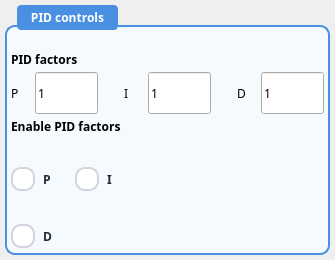
             <widget class="QWidget" name="PIDControls">
              <layout class="QVBoxLayout" name="verticalLayout_guiSim_2">
               <property name="spacing">
                <number>8</number>
               </property>
               <property name="leftMargin">
                <number>5</number>
               </property>
               <property name="topMargin">
                <number>5</number>
               </property>
               <property name="rightMargin">
                <number>5</number>
               </property>
               <property name="bottomMargin">
                <number>5</number>
               </property>
               <item>
                <widget class="QGroupBox" name="groupBox_plcPidTankValveControl">
                 <property name="sizePolicy">
                  <sizepolicy hsizetype="Fixed" vsizetype="Expanding">
                   <horstretch>0</horstretch>
                   <verstretch>0</verstretch>
                  </sizepolicy>
                 </property>
                 <property name="minimumSize">
                  <size>
                   <width>325</width>
                   <height>250</height>
                  </size>
                 </property>
                 <property name="maximumSize">
                  <size>
                   <width>325</width>
                   <height>250</height>
                  </size>
                 </property>
                 <property name="palette">
                  <palette>
                   <active>
                    <colorrole role="WindowText">
                     <brush brushstyle="SolidPattern">
                      <color alpha="255">
                       <red>30</red>
                       <green>41</green>
                       <blue>59</blue>
                      </color>
                     </brush>
                    </colorrole>
                    <colorrole role="Button">
                     <brush brushstyle="SolidPattern">
                      <color alpha="255">
                       <red>245</red>
                       <green>250</green>
                       <blue>255</blue>
                      </color>
                     </brush>
                    </colorrole>
                    <colorrole role="Text">
                     <brush brushstyle="SolidPattern">
                      <color alpha="255">
                       <red>30</red>
                       <green>41</green>
                       <blue>59</blue>
                      </color>
                     </brush>
                    </colorrole>
                    <colorrole role="ButtonText">
                     <brush brushstyle="SolidPattern">
                      <color alpha="255">
                       <red>30</red>
                       <green>41</green>
                       <blue>59</blue>
                      </color>
                     </brush>
                    </colorrole>
                    <colorrole role="Base">
                     <brush brushstyle="SolidPattern">
                      <color alpha="255">
                       <red>245</red>
                       <green>250</green>
                       <blue>255</blue>
                      </color>
                     </brush>
                    </colorrole>
                    <colorrole role="Window">
                     <brush brushstyle="SolidPattern">
                      <color alpha="255">
                       <red>245</red>
                       <green>250</green>
                       <blue>255</blue>
                      </color>
                     </brush>
                    </colorrole>
                   </active>
                   <inactive>
                    <colorrole role="WindowText">
                     <brush brushstyle="SolidPattern">
                      <color alpha="255">
                       <red>30</red>
                       <green>41</green>
                       <blue>59</blue>
                      </color>
                     </brush>
                    </colorrole>
                    <colorrole role="Button">
                     <brush brushstyle="SolidPattern">
                      <color alpha="255">
                       <red>245</red>
                       <green>250</green>
                       <blue>255</blue>
                      </color>
                     </brush>
                    </colorrole>
                    <colorrole role="Text">
                     <brush brushstyle="SolidPattern">
                      <color alpha="255">
                       <red>30</red>
                       <green>41</green>
                       <blue>59</blue>
                      </color>
                     </brush>
                    </colorrole>
                    <colorrole role="ButtonText">
                     <brush brushstyle="SolidPattern">
                      <color alpha="255">
                       <red>30</red>
                       <green>41</green>
                       <blue>59</blue>
                      </color>
                     </brush>
                    </colorrole>
                    <colorrole role="Base">
                     <brush brushstyle="SolidPattern">
                      <color alpha="255">
                       <red>245</red>
                       <green>250</green>
                       <blue>255</blue>
                      </color>
                     </brush>
                    </colorrole>
                    <colorrole role="Window">
                     <brush brushstyle="SolidPattern">
                      <color alpha="255">
                       <red>245</red>
                       <green>250</green>
                       <blue>255</blue>
                      </color>
                     </brush>
                    </colorrole>
                   </inactive>
                   <disabled>
                    <colorrole role="WindowText">
                     <brush brushstyle="SolidPattern">
                      <color alpha="255">
                       <red>30</red>
                       <green>41</green>
                       <blue>59</blue>
                      </color>
                     </brush>
                    </colorrole>
                    <colorrole role="Button">
                     <brush brushstyle="SolidPattern">
                      <color alpha="255">
                       <red>245</red>
                       <green>250</green>
                       <blue>255</blue>
                      </color>
                     </brush>
                    </colorrole>
                    <colorrole role="Text">
                     <brush brushstyle="SolidPattern">
                      <color alpha="255">
                       <red>30</red>
                       <green>41</green>
                       <blue>59</blue>
                      </color>
                     </brush>
                    </colorrole>
                    <colorrole role="ButtonText">
                     <brush brushstyle="SolidPattern">
                      <color alpha="255">
                       <red>30</red>
                       <green>41</green>
                       <blue>59</blue>
                      </color>
                     </brush>
                    </colorrole>
                    <colorrole role="Base">
                     <brush brushstyle="SolidPattern">
                      <color alpha="255">
                       <red>245</red>
                       <green>250</green>
                       <blue>255</blue>
                      </color>
                     </brush>
                    </colorrole>
                    <colorrole role="Window">
                     <brush brushstyle="SolidPattern">
                      <color alpha="255">
                       <red>245</red>
                       <green>250</green>
                       <blue>255</blue>
                      </color>
                     </brush>
                    </colorrole>
                   </disabled>
                  </palette>
                 </property>
                 <property name="font">
                  <font>
                   <family>Segoe UI,Arial,sans-serif</family>
                   <weight>62</weight>
                   <bold>true</bold>
                  </font>
                 </property>
                 <property name="styleSheet">
                  <string notr="true">QGroupBox {
  border: 1.5px solid #4a90e2;
  border-radius: 10px;
  margin-top: 20px;
  padding-top: 24px;
  background-color: #f5faff;
  font-weight: 500;
}

QGroupBox::title {
  subcontrol-origin: margin;
  subcontrol-position: top left;
  left: 12px;
  padding: 4px 12px;
  background-color: #4a90e2;
  color: #ffffff;
  border-radius: 4px;
  font-weight: 600;
  font-size 9pt;
}

/* Radio Button Container */
QRadioButton {
    spacing: 8px;
    color: #1f2937;
    font-weight: 500;
}

/* Radio Button Indicator (Circle) */
QRadioButton::indicator {
    width: 20px;
    height: 20px;
    border-radius: 10px;
    border: 2px solid #d1d5db;
    background-color: white;
}

/* Hover State */
QRadioButton::indicator:hover {
    border: 2px solid #3b82f6;
    background-color: qlineargradient(spread:pad, x1:0, y1:0, x2:0, y2:1,
        stop:0 rgba(255, 255, 255, 255),
        stop:1 rgba(239, 246, 255, 255));
}

/* Checked State */
QRadioButton::indicator:checked {
    border: 2px solid #3b82f6;
    background-color: qlineargradient(spread:pad, x1:0, y1:0, x2:0, y2:1,
        stop:0 rgba(96, 165, 250, 255),
        stop:0.5 rgba(59, 130, 246, 255),
        stop:1 rgba(37, 99, 235, 255));
}

/* Checked Hover State */
QRadioButton::indicator:checked:hover {
    border: 2px solid #2563eb;
    background-color: qlineargradient(spread:pad, x1:0, y1:0, x2:0, y2:1,
        stop:0 rgba(147, 197, 253, 255),
        stop:0.5 rgba(96, 165, 250, 255),
        stop:1 rgba(59, 130, 246, 255));
}

/* Pressed State */
QRadioButton::indicator:pressed {
    border: 2px solid #1d4ed8;
    background-color: qlineargradient(spread:pad, x1:0, y1:0, x2:0, y2:1,
        stop:0 rgba(29, 78, 216, 255),
        stop:0.5 rgba(30, 64, 175, 255),
        stop:1 rgba(23, 37, 84, 255));
}

/* Disabled State */
QRadioButton::indicator:disabled {
    border: 2px solid #e5e7eb;
    background-color: #f3f4f6;
}

QRadioButton:disabled {
    color: #9ca3af;
}</string>
                 </property>
                 <property name="title">
                  <string>PID controls</string>
                 </property>
                 <layout class="QVBoxLayout" name="verticalLayout_14">
                  <property name="spacing">
                   <number>4</number>
                  </property>
                  <property name="leftMargin">
                   <number>4</number>
                  </property>
                  <property name="topMargin">
                   <number>0</number>
                  </property>
                  <property name="rightMargin">
                   <number>4</number>
                  </property>
                  <property name="bottomMargin">
                   <number>4</number>
                  </property>
                  <item>
                   <layout class="QVBoxLayout" name="verticalLayout_8">
                    <item>
                     <widget class="QLabel" name="label_14">
                      <property name="minimumSize">
                       <size>
                        <width>30</width>
                        <height>0</height>
                       </size>
                      </property>
                      <property name="font">
                       <font>
                        <family>Segoe UI,Arial,sans-serif</family>
                        <weight>75</weight>
                        <bold>true</bold>
                       </font>
                      </property>
                      <property name="text">
                       <string>PID factors</string>
                      </property>
                     </widget>
                    </item>
                    <item>
                     <layout class="QHBoxLayout" name="horizontalLayout_12">
                      <item>
                       <widget class="QLabel" name="label_16">
                        <property name="minimumSize">
                         <size>
                          <width>20</width>
                          <height>0</height>
                         </size>
                        </property>
                        <property name="font">
                         <font>
                          <family>Segoe UI,Arial,sans-serif</family>
                         </font>
                        </property>
                        <property name="text">
                         <string>P</string>
                        </property>
                       </widget>
                      </item>
                      <item>
                       <widget class="QLineEdit" name="maxFlowInEntry1_2">
                        <property name="minimumSize">
                         <size>
                          <width>20</width>
                          <height>42</height>
                         </size>
                        </property>
                        <property name="maximumSize">
                         <size>
                          <width>80</width>
                          <height>16777215</height>
                         </size>
                        </property>
                        <property name="font">
                         <font>
                          <family>Segoe UI,Arial,sans-serif</family>
                         </font>
                        </property>
                        <property name="text">
                         <string>1</string>
                        </property>
                       </widget>
                      </item>
                      <item>
                       <spacer name="horizontalSpacer_5">
                        <property name="orientation">
                         <enum>Qt::Horizontal</enum>
                        </property>
                        <property name="sizeHint" stdset="0">
                         <size>
                          <width>40</width>
                          <height>20</height>
                         </size>
                        </property>
                       </spacer>
                      </item>
                      <item>
                       <widget class="QLabel" name="label_15">
                        <property name="minimumSize">
                         <size>
                          <width>20</width>
                          <height>0</height>
                         </size>
                        </property>
                        <property name="font">
                         <font>
                          <family>Segoe UI,Arial,sans-serif</family>
                         </font>
                        </property>
                        <property name="text">
                         <string>I</string>
                        </property>
                       </widget>
                      </item>
                      <item>
                       <widget class="QLineEdit" name="maxFlowInEntry1_3">
                        <property name="minimumSize">
                         <size>
                          <width>20</width>
                          <height>42</height>
                         </size>
                        </property>
                        <property name="maximumSize">
                         <size>
                          <width>80</width>
                          <height>16777215</height>
                         </size>
                        </property>
                        <property name="font">
                         <font>
                          <family>Segoe UI,Arial,sans-serif</family>
                         </font>
                        </property>
                        <property name="text">
                         <string>1</string>
                        </property>
                       </widget>
                      </item>
                      <item>
                       <spacer name="horizontalSpacer_6">
                        <property name="orientation">
                         <enum>Qt::Horizontal</enum>
                        </property>
                        <property name="sizeHint" stdset="0">
                         <size>
                          <width>40</width>
                          <height>20</height>
                         </size>
                        </property>
                       </spacer>
                      </item>
                      <item>
                       <widget class="QLabel" name="label_26">
                        <property name="minimumSize">
                         <size>
                          <width>20</width>
                          <height>0</height>
                         </size>
                        </property>
                        <property name="font">
                         <font>
                          <family>Segoe UI,Arial,sans-serif</family>
                         </font>
                        </property>
                        <property name="text">
                         <string>D</string>
                        </property>
                       </widget>
                      </item>
                      <item>
                       <widget class="QLineEdit" name="maxFlowInEntry1_4">
                        <property name="minimumSize">
                         <size>
                          <width>20</width>
                          <height>42</height>
                         </size>
                        </property>
                        <property name="maximumSize">
                         <size>
                          <width>80</width>
                          <height>16777215</height>
                         </size>
                        </property>
                        <property name="font">
                         <font>
                          <family>Segoe UI,Arial,sans-serif</family>
                         </font>
                        </property>
                        <property name="text">
                         <string>1</string>
                        </property>
                       </widget>
                      </item>
                     </layout>
                    </item>
                   </layout>
                  </item>
                  <item>
                   <layout class="QFormLayout" name="AutoModesPidTankValve_2">
                    <property name="verticalSpacing">
                     <number>2</number>
                    </property>
                    <item row="0" column="0" colspan="2">
                     <widget class="QLabel" name="label_68">
                      <property name="font">
                       <font>
                        <family>Segoe UI,Arial,sans-serif</family>
                        <weight>75</weight>
                        <bold>true</bold>
                       </font>
                      </property>
                      <property name="text">
                       <string>Enable PID factors</string>
                      </property>
                     </widget>
                    </item>
                    <item row="1" column="0">
                     <widget class="QRadioButton" name="radioButton_PidTankValveAItemp_2">
                      <property name="sizePolicy">
                       <sizepolicy hsizetype="Expanding" vsizetype="Expanding">
                        <horstretch>0</horstretch>
                        <verstretch>0</verstretch>
                       </sizepolicy>
                      </property>
                      <property name="minimumSize">
                       <size>
                        <width>60</width>
                        <height>26</height>
                       </size>
                      </property>
                      <property name="font">
                       <font>
                        <family>Segoe UI,Arial,sans-serif</family>
                        <weight>62</weight>
                        <bold>true</bold>
                       </font>
                      </property>
                      <property name="text">
                       <string>P</string>
                      </property>
                     </widget>
                    </item>
                    <item row="1" column="1">
                     <widget class="QRadioButton" name="radioButton_PidTankValveDItemp_2">
                      <property name="sizePolicy">
                       <sizepolicy hsizetype="Expanding" vsizetype="Expanding">
                        <horstretch>0</horstretch>
                        <verstretch>0</verstretch>
                       </sizepolicy>
                      </property>
                      <property name="minimumSize">
                       <size>
                        <width>60</width>
                        <height>26</height>
                       </size>
                      </property>
                      <property name="font">
                       <font>
                        <family>Segoe UI,Arial,sans-serif</family>
                        <weight>62</weight>
                        <bold>true</bold>
                       </font>
                      </property>
                      <property name="text">
                       <string>I</string>
                      </property>
                     </widget>
                    </item>
                    <item row="2" column="0">
                     <widget class="QRadioButton" name="radioButton_PidTankValveAIlevel_2">
                      <property name="sizePolicy">
                       <sizepolicy hsizetype="Expanding" vsizetype="Fixed">
                        <horstretch>0</horstretch>
                        <verstretch>0</verstretch>
                       </sizepolicy>
                      </property>
                      <property name="minimumSize">
                       <size>
                        <width>60</width>
                        <height>26</height>
                       </size>
                      </property>
                      <property name="font">
                       <font>
                        <family>Segoe UI,Arial,sans-serif</family>
                        <weight>62</weight>
                        <bold>true</bold>
                       </font>
                      </property>
                      <property name="text">
                       <string>D</string>
                      </property>
                     </widget>
                    </item>
                   </layout>
                  </item>
                 </layout>
                </widget>
               </item>
              </layout>
             </widget>
